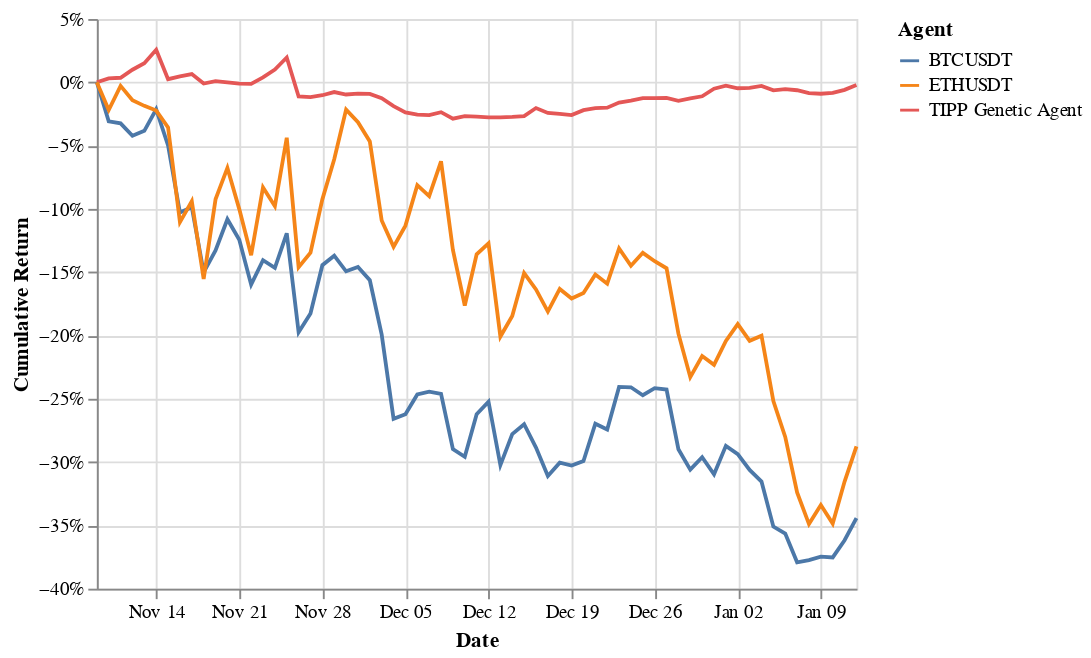

Write notebook code for a chart like this one.
### Code cell
alt.Chart(cumulative_returns.loc[cumulative_returns.loc[:, "Agent"]!="Genetic Agent"]).mark_line().encode(
    x=alt.X("date:T", title="Date"),
    y=alt.Y("cumulative_return:Q", title="Cumulative Return", axis=alt.Axis(format=".0%")),
    color="Agent:N"
)

### Figure 1 — Vega-Lite specification as saved in the notebook (floating-point values rounded to 4 significant figures; data arrays with more than 128 entries replaced by an {"elided": "..."} marker saying what was removed)
{"config": {"view": {"continuousWidth": 400, "continuousHeight": 300}}, "data": {"name": "data-f2e3f9b8822acb83e52d28790660c43d"}, "mark": "line", "encoding": {"color": {"type": "nominal", "field": "Agent"}, "x": {"type": "temporal", "field": "date", "title": "Date"}, "y": {"type": "quantitative", "axis": {"format": ".0%"}, "field": "cumulative_return", "title": "Cumulative Return"}}, "$schema": "https://vega.github.io/schema/vega-lite/v4.8.1.json", "datasets": {"data-f2e3f9b8822acb83e52d28790660c43d": {"elided": "195 records"}}}
